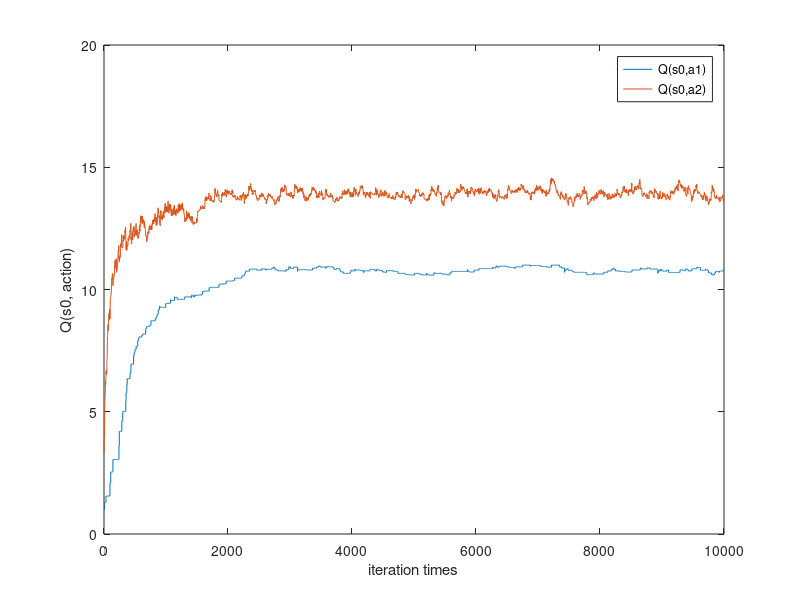
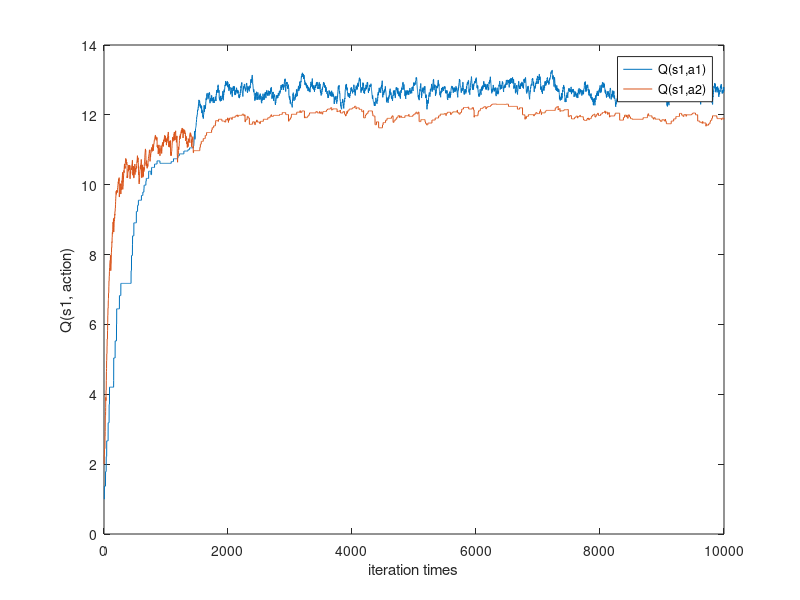

Write the MATLAB code that produced these figures, in order.


clear;
clc
close all
Q = [1,3;1,2];%initial Q

R = [1, 4; 3, 2];
state = 0;
epsilon = 0.12;
alpha = 0.1;
gamma = 3/4;


iter_times = 10000;
rand('seed',0);
P = rand(1,iter_times)';

P_temp = rand(1,1);
if P_temp<epsilon      % randomly take actions
    a = randi([1 2],1,1);  %%action
else
%     a=max(Q(state+1,:));     % take action according to Q chart
    [~, a] = max(Q(state+1, :));
end

for j = 1:iter_times
%     state=s-1;
    if state == 0   %%% state 0
        if a == 1    %%action 1
           P_temp = rand(1,1);
           if P_temp>=1/3   
               state_prime = 1;
           else
               state_prime = 0;
           end
        else 
           P_temp = rand(1,1);
           if P_temp>=1/2
               state_prime = 1;
           else
               state_prime = 0;
           end
        end
    else
        P_temp = rand(1,1);
        if a == 1
            
           if P_temp>=1/4
               state_prime = 1;
           else
               state_prime = 0;
           end
        else
            P_temp = rand(1,1);
            if P_temp>=2/3
               state_prime = 1;
            else
                state_prime = 0;
            end
        end
    end

    
    reward = R(state+1, a);
    
    P_temp = P(j);  %% current state is state_prime
    if P_temp<epsilon      % randomly take actions
        a_prime = randi([1 2],1,1);  %%action
    else
%         a_prime=max(Q(state_prime+1,:));     % take action according to Q chart
        [~, a_prime] = max(Q(state_prime+1, :));
    end
    
    Q(state+1,a) = Q(state+1,a) + alpha* (reward + gamma*Q(state_prime+1, a_prime) - Q(state+1,a));
    state = state_prime; 
    a = a_prime;
    
    Q_s0_a1(j) = Q(1,1);
    Q_s0_a2(j) = Q(1,2);
    Q_s1_a1(j) = Q(2,1);
    Q_s1_a2(j) = Q(2,2);
 
end
Q_prime=[Q_s0_a1; Q_s0_a2; Q_s1_a1; Q_s1_a2];
figure;
plot(Q_prime(1,:));
hold on;
plot(Q_prime(2,:));
hold off;
xlabel('iteration times');
ylabel('Q(s0, action)');
legend('Q(s0,a1)', 'Q(s0,a2)');


figure;
plot(Q_prime(3,:));
hold on;
plot(Q_prime(4,:));
hold off;
xlabel('iteration times');
ylabel('Q(s1, action)');
legend('Q(s1,a1)', 'Q(s1,a2)');






